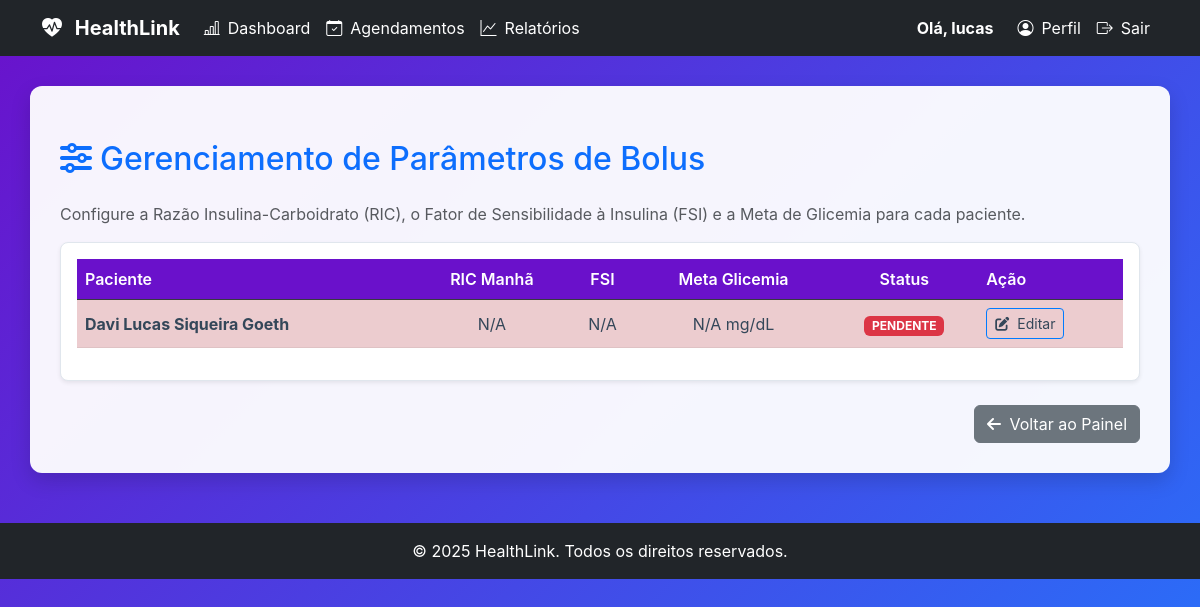
Screenshot of /gerenciar_pacientes_parametros (signed in) with the database file from the repository.
### tables this page shows
CREATE TABLE users (
                    id INTEGER PRIMARY KEY,
                    username TEXT UNIQUE NOT NULL,
                    password_hash TEXT NOT NULL,
                    role TEXT NOT NULL DEFAULT 'paciente',
                    email TEXT,
                    nome TEXT,
                    razao_ic REAL,
                    fator_sensibilidade REAL,
                    data_nascimento TEXT,
                    sexo TEXT
                , nome_completo TEXT, telefone TEXT, medico_id INTEGER, meta_glicemia INTEGER, documento TEXT, crm TEXT, especialidade TEXT, cns TEXT, ric_manha REAL, ric_almoco REAL, ric_jantar REAL, fsi_manha REAL, fsi_almoco REAL, fsi_jantar REAL);

### app.py (the view)
@app.route('/gerenciar_pacientes_parametros')
@login_required
def gerenciar_pacientes_parametros():
    if current_user.role not in ['admin', 'medico']:
        flash('Acesso negado. Apenas médicos e administradores podem gerenciar parâmetros.', 'danger')
        return redirect(url_for('dashboard'))
    user_id = current_user.id
    if current_user.role == 'medico':
        pacientes = db_manager.obter_pacientes_vinculados(user_id)
    elif current_user.role == 'admin':
        pacientes = db_manager.obter_todos_pacientes_com_parametros()
    else:
        pacientes = []
    return render_template('gerenciar_pacientes_parametros.html', pacientes=pacientes)

### app.py (called while the page is built)
@app.context_processor
def inject_now():
    return {'now': datetime.now}

### database_manager.py (called while the page is built)
    def get_db_connection(self):
        conn = sqlite3.connect(self.db_path)
        conn.execute("PRAGMA foreign_keys = ON;")
        conn.row_factory = sqlite3.Row
        return conn

    def carregar_usuario_por_id(self, user_id):
        conn = self.get_db_connection()
        user_data = conn.execute(
            "SELECT id, username, role, email, nome_completo, razao_ic, fator_sensibilidade, data_nascimento, sexo, telefone, medico_id FROM users WHERE id = ?",
            (user_id,)
        ).fetchone()
        conn.close()
        return dict(user_data) if user_data else None

    def obter_pacientes_vinculados(self, medico_id):
        conn = self.get_db_connection()
        cursor = conn.cursor()
        query = """
        SELECT
            u.id,
            u.username,
            u.nome_completo,
            u.razao_ic,
            u.fator_sensibilidade,
            u.meta_glicemia
        FROM
            users u
        JOIN
            vinculos_medico_paciente v ON u.id = v.paciente_id
        WHERE
            v.medico_id = ? AND u.role = 'paciente';
        """
        cursor.execute(query, (medico_id,))
        colunas = [col[0] for col in cursor.description]
        pacientes = [dict(zip(colunas, row)) for row in cursor.fetchall()]
        conn.close()
        return pacientes

### models.py (called while the page is built)
    @property
    def is_paciente(self):
        return self.role == 'paciente' or self.role == 'user'

### templates/gerenciar_pacientes_parametros.html (shortened to what this page needs)
{% extends "base.html" %}
{% block content %}
<div class="container mt-4">
    <h2 class="text-primary mb-4">
        <i class="fas fa-sliders-h me-2"></i>Gerenciamento de Parâmetros de Bolus
    </h2>
    <p class="text-muted">
        Configure a Razão Insulina-Carboidrato (RIC), o Fator de Sensibilidade à Insulina (FSI) e a Meta de Glicemia
        para cada paciente.
    </p>
    <div class="card p-3 shadow-sm">
        <div class="table-responsive">
            <table class="table table-striped table-hover align-middle">
                <thead class="table-dark">
                    <tr>
                        <th>Paciente</th>
                        <th class="text-center">RIC Manhã</th>
                        <th class="text-center">FSI</th>
                        <th class="text-center">Meta Glicemia</th>
                        <th class="text-center">Status</th>
                        <th>Ação</th>
                    </tr>
                </thead>
                <tbody>
                    {% for paciente in pacientes %}
                    {% set is_completo = paciente.ric_manha and paciente.fsi and paciente.meta_glicemia %}
                    <tr class="{% if not is_completo %}table-danger{% endif %}">
                        <td>
                            <strong>{{ paciente.nome_completo or paciente.username }}</strong>
                        </td>
                        <td class="text-center">
                            {{ paciente.ric_manha or 'N/A' }}
                        </td>
                        <td class="text-center">
                            {{ paciente.fsi or 'N/A' }}
                        </td>
                        <td class="text-center">
                            {{ paciente.meta_glicemia or 'N/A' }} mg/dL
                        </td>
                        <td class="text-center">
                            {% if is_completo %}
                            <span class="badge bg-success">Configurado</span>
                            {% else %}
                            <span class="badge bg-danger">PENDENTE</span>
                            {% endif %}
                        </td>
                        <td>
                            <a href="{{ url_for('editar_parametros', paciente_id=paciente.id) }}"
                                class="btn btn-sm btn-primary">
                                <i class="fas fa-edit me-1"></i> Editar
                            </a>
                        </td>
                    </tr>
                    {% endfor %}
                </tbody>
            </table>
        </div>
    </div>
    <div class="d-flex justify-content-end mt-4">
        <a href="{{ url_for('dashboard_gestao') }}" class="btn btn-secondary">
            <i class="fas fa-arrow-left me-1"></i> Voltar ao Painel
        </a>
    </div>
</div>
{% endblock %}

### templates/base.html (shortened to what this page needs)
<!DOCTYPE html>
<html lang="pt-br">
<head>
    <link href="https://cdn.jsdelivr.net/npm/bootstrap@5.3.0/dist/css/bootstrap.min.css" rel="stylesheet">
    <link href="https://cdn.jsdelivr.net/npm/bootstrap-icons/font/bootstrap-icons.css" rel="stylesheet">
    <link rel="stylesheet" href="https://cdnjs.cloudflare.com/ajax/libs/font-awesome/6.0.0-beta3/css/all.min.css">
    <link rel="stylesheet" href="{{ url_for('static', filename='css/style.css') }}">
</head>
<body>
    <nav class="navbar navbar-expand-lg navbar-dark bg-dark">
        <div class="container">
            <a class="navbar-brand fw-bold" href="{{ url_for('index') }}">
                <i class="bi bi-heart-pulse-fill me-2"></i> HealthLink
            </a>
            <div class="collapse navbar-collapse" id="navbarNav">
                <ul class="navbar-nav me-auto">
                    {% if current_user.is_authenticated %}
                    <li class="nav-item">
                        <a class="nav-link" href="{{ url_for('dashboard') }}">
                            <i class="bi bi-bar-chart-line me-2"></i>Dashboard
                        </a>
                    </li>
                    {% if current_user.is_paciente %}
                    <li class="nav-item">
                        <a class="nav-link" href="{{ url_for('registros') }}">
                            <i class="bi bi-journal-text me-2"></i>Meus Registros
                        </a>
                    </li>
                    <li class="nav-item">
                        <a class="nav-link" href="{{ url_for('relatorios.relatorios_page') }}">
                            <i class="bi bi-graph-up me-2"></i>Relatórios
                        </a>
                    </li>
                    <li class="nav-item">
                        <a class="nav-link" href="{{ url_for('registrar_glicemia') }}">
                            <i class="bi bi-droplet-fill me-2"></i>Registrar Glicemia
                        </a>
                    </li>
                    <li class="nav-item">
                        <a class="nav-link" href="{{ url_for('registrar_refeicao') }}">
                            <i class="bi bi-utensils me-2"></i>Registrar Refeição
                        </a>
                    </li>
                    <li class="nav-item">
                        <a class="nav-link" href="{{ url_for('minhas_consultas') }}">
                            <i class="bi bi-calendar-event me-2"></i>Minhas Consultas
                        </a>
                    </li>
                    {% elif current_user.role in ['medico', 'secretario', 'admin'] %}
                    <li class="nav-item">
                        <a class="nav-link" href="{{ url_for('gerenciar_agendamentos') }}">
                            <i class="bi bi-calendar-check me-2"></i>Agendamentos
                        </a>
                    </li>
                    <li class="nav-item">
                        <a class="nav-link" href="{{ url_for('relatorios.relatorios_page') }}">
                            <i class="bi bi-graph-up me-2"></i>Relatórios
                        </a>
                    </li>
                    {% endif %}
                    {% endif %}
                </ul>
                <ul class="navbar-nav">
                    {% if current_user.is_authenticated %}
                    <li class="nav-item me-3 d-flex align-items-center">
                        <span class="navbar-text text-white fw-bold">
                            Olá, {{ current_user.username or current_user.nome_completo }}
                        </span>
                    </li>
                    <li class="nav-item">
                        <a class="nav-link" href="{{ url_for('perfil_paciente', paciente_id=current_user.id) }}">
                            <i class="bi bi-person-circle me-2"></i>Perfil
                        </a>
                    </li>
                    <li class="nav-item">
                        <a class="nav-link text-danger" href="{{ url_for('logout') }}">
                            <i class="bi bi-box-arrow-right me-2"></i>Sair
                        </a>
                    </li>
                    {% endif %}
                </ul>
            </div>
        </div>
    </nav>
    <main id="main-content">
        <div class="container">
            {% block content %}
            {% endblock %}
        </div>
    </main>
    <footer class="text-white text-center py-3 mt-5 bg-dark">
        &copy; {{ now().year }} HealthLink. Todos os direitos reservados.
    </footer>
</body>
</html>

### static/css/style.css (style rules this page uses)
:root { --primary-color: #007bff; --accent-color: #6a11cb; --text-dark: #344759; --text-light: white; --gradient-bg: linear-gradient(135deg, #6a11cb 0%, #2575fc 100%); --success-color: #28a745; --danger-color: #dc3545; --info-color: #17a2b8; --shadow-sm: 0 2px 4px rgba(0, 0, 0, 0.1); --shadow-lg: 0 8px 20px rgba(0, 0, 0, 0.15); }
body, html { margin: 0; padding: 0; height: 100%; font-family: -apple-system, BlinkMacSystemFont, "Segoe UI", Roboto, "Helvetica Neue", Arial, sans-serif; color: var(--text-dark); }
#app-wrapper, body { background: var(--gradient-bg); min-height: 100vh; }
#main-content { background-color: rgba(255, 255, 255, 0.95); border-radius: 12px; box-shadow: var(--shadow-lg); padding: 30px; margin: 30px auto 50px auto; max-width: 1200px; width: 95%; display: block; }
#main-content .container { max-width: 100%; width: 100%; margin-top: 0; padding: 0; background-color: transparent; }
.navbar-nav .nav-link, .navbar-brand { color: var(--text-light) !important; }
h1, h2, h3 { color: var(--accent-color); margin-top: 0; margin-bottom: 20px; }
.card { background-color: white; border: 1px solid #e0e6ed; border-radius: 8px; box-shadow: var(--shadow-sm); padding: 20px; margin-bottom: 20px; }
.btn-primary { background-color: var(--primary-color); border-color: var(--primary-color); color: white; }
.table th { background-color: var(--accent-color); color: white; font-weight: bold; }
.table td { color: var(--text-dark); }
.card a, .card h6, .card p { color: var(--text-dark) !important; background: transparent !important; }
.table thead { background-color: #5d2590; }
.table th { color: white; font-weight: 600; }

### rows the page displays
users: username "lucas"
users: nome_completo "Davi Lucas Siqueira Goeth", ric_manha "N/A", fsi "N/A", meta_glicemia "N/A"
